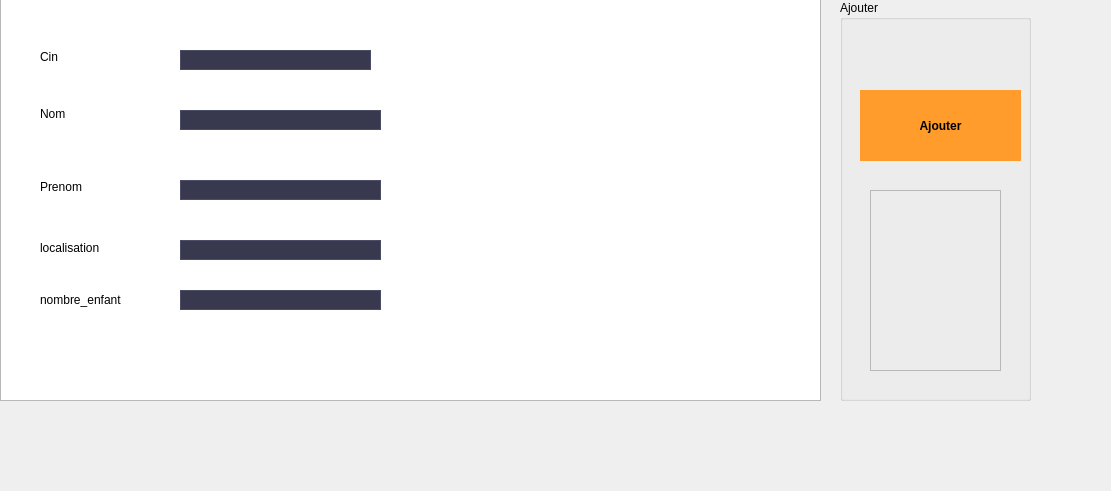
      <widget class="QWidget" name="page_12">
       <property name="geometry">
        <rect>
         <x>0</x>
         <y>0</y>
         <width>1111</width>
         <height>491</height>
        </rect>
       </property>
       <attribute name="icon">
        <iconset>
         <normaloff>../Downloads/icons8-fournisseur-100.png</normaloff>../Downloads/icons8-fournisseur-100.png</iconset>
       </attribute>
       <attribute name="label">
        <string>ajouter familles</string>
       </attribute>
       <widget class="QGroupBox" name="groupBox_9">
        <property name="geometry">
         <rect>
          <x>840</x>
          <y>0</y>
          <width>191</width>
          <height>401</height>
         </rect>
        </property>
        <property name="title">
         <string>Ajouter</string>
        </property>
        <widget class="QPushButton" name="b_ajouter_2">
         <property name="geometry">
          <rect>
           <x>20</x>
           <y>90</y>
           <width>161</width>
           <height>71</height>
          </rect>
         </property>
         <property name="styleSheet">
          <string notr="true">QPushButton {
background-color: #ff9c2b;
	color: #000000;
	font-weight: bold;
	border-style: solid;
	border-color: #000000;
	padding: 6px;
}
QPushButton:hover
{
color :white;
}</string>
         </property>
         <property name="text">
          <string>Ajouter</string>
         </property>
         <property name="icon">
          <iconset>
           <normaloff>../Downloads/icons8-add-user-male-100.png</normaloff>../Downloads/icons8-add-user-male-100.png</iconset>
         </property>
        </widget>
        <widget class="QFrame" name="frame">
         <property name="geometry">
          <rect>
           <x>30</x>
           <y>190</y>
           <width>131</width>
           <height>181</height>
          </rect>
         </property>
         <property name="styleSheet">
          <string notr="true">image: url(:/new/prefix1/pngegg (2).png);</string>
         </property>
         <property name="frameShape">
          <enum>QFrame::StyledPanel</enum>
         </property>
         <property name="frameShadow">
          <enum>QFrame::Raised</enum>
         </property>
        </widget>
       </widget>
       <widget class="QTableWidget" name="tableWidget_9">
        <property name="geometry">
         <rect>
          <x>0</x>
          <y>-10</y>
          <width>821</width>
          <height>411</height>
         </rect>
        </property>
       </widget>
       <widget class="QLineEdit" name="noma">
        <property name="geometry">
         <rect>
          <x>180</x>
          <y>110</y>
          <width>201</width>
          <height>20</height>
         </rect>
        </property>
        <property name="styleSheet">
         <string notr="true">background-color: #38394e;
	color: #c1c1c1;
	border-style: solid;
	border-width: 1px;
	border-color: #4a4c68;</string>
        </property>
       </widget>
       <widget class="QLineEdit" name="prenoma">
        <property name="geometry">
         <rect>
          <x>180</x>
          <y>180</y>
          <width>201</width>
          <height>20</height>
         </rect>
        </property>
        <property name="styleSheet">
         <string notr="true">background-color: #38394e;
	color: #c1c1c1;
	border-style: solid;
	border-width: 1px;
	border-color: #4a4c68;</string>
        </property>
       </widget>
       <widget class="QLineEdit" name="locala">
        <property name="geometry">
         <rect>
          <x>180</x>
          <y>240</y>
          <width>201</width>
          <height>20</height>
         </rect>
        </property>
        <property name="styleSheet">
         <string notr="true">background-color: #38394e;
	color: #c1c1c1;
	border-style: solid;
	border-width: 1px;
	border-color: #4a4c68;</string>
        </property>
       </widget>
       <widget class="QLineEdit" name="nbenfanta">
        <property name="geometry">
         <rect>
          <x>180</x>
          <y>290</y>
          <width>201</width>
          <height>20</height>
         </rect>
        </property>
        <property name="styleSheet">
         <string notr="true">background-color: #38394e;
	color: #c1c1c1;
	border-style: solid;
	border-width: 1px;
	border-color: #4a4c68;</string>
        </property>
       </widget>
       <widget class="QLineEdit" name="cina">
        <property name="geometry">
         <rect>
          <x>180</x>
          <y>50</y>
          <width>191</width>
          <height>20</height>
         </rect>
        </property>
        <property name="styleSheet">
         <string notr="true">background-color: #38394e;
	color: #c1c1c1;
	border-style: solid;
	border-width: 1px;
	border-color: #4a4c68;</string>
        </property>
       </widget>
       <widget class="QLabel" name="label_25">
        <property name="geometry">
         <rect>
          <x>40</x>
          <y>50</y>
          <width>47</width>
          <height>14</height>
         </rect>
        </property>
        <property name="text">
         <string>Cin</string>
        </property>
       </widget>
       <widget class="QLabel" name="label_26">
        <property name="geometry">
         <rect>
          <x>40</x>
          <y>104</y>
          <width>47</width>
          <height>20</height>
         </rect>
        </property>
        <property name="text">
         <string>Nom</string>
        </property>
       </widget>
       <widget class="QLabel" name="label_27">
        <property name="geometry">
         <rect>
          <x>40</x>
          <y>180</y>
          <width>47</width>
          <height>14</height>
         </rect>
        </property>
        <property name="text">
         <string>Prenom</string>
        </property>
       </widget>
       <widget class="QLabel" name="label_28">
        <property name="geometry">
         <rect>
          <x>40</x>
          <y>240</y>
          <width>131</width>
          <height>16</height>
         </rect>
        </property>
        <property name="text">
         <string>localisation</string>
        </property>
       </widget>
       <widget class="QLabel" name="label_29">
        <property name="geometry">
         <rect>
          <x>40</x>
          <y>290</y>
          <width>91</width>
          <height>20</height>
         </rect>
        </property>
        <property name="text">
         <string>nombre_enfant</string>
        </property>
       </widget>
      </widget>
